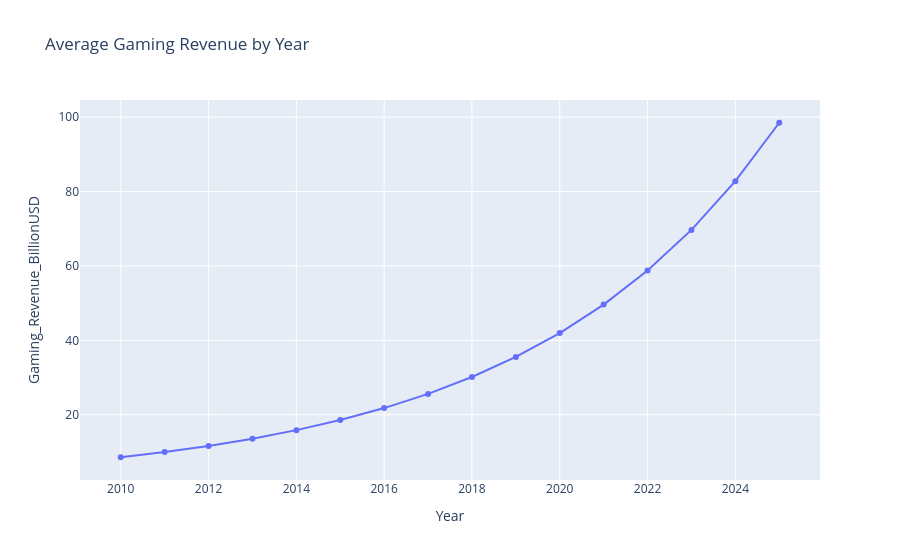

The cell this chart's notebook holds for it:
### Code cell
year = df.groupby("Year")["Gaming_Revenue_BillionUSD"].mean().reset_index()
px.line(year,
        x="Year",
        y="Gaming_Revenue_BillionUSD",
        markers=True,
        title="Average Gaming Revenue by Year").show()

### Figure 1 — Plotly figure (JSON) as saved in the notebook; plotly's stock layout.template omitted (floating-point values rounded to 4 significant figures)
{"data": [{"hovertemplate": "Year=%{x}<br>Gaming_Revenue_BillionUSD=%{y}<extra></extra>", "legendgroup": "", "line": {"color": "#636efa", "dash": "solid"}, "marker": {"symbol": "circle"}, "mode": "lines+markers", "name": "", "orientation": "v", "showlegend": false, "type": "scatter", "x": [2010, 2011, 2012, 2013, 2014, 2015, 2016, 2017, 2018, 2019, 2020, 2021, 2022, 2023, 2024, 2025], "xaxis": "x", "y": [8.568, 9.967, 11.62, 13.56, 15.86, 18.57, 21.79, 25.6, 30.14, 35.53, 41.95, 49.61, 58.76, 69.7, 82.8, 98.5], "yaxis": "y"}], "layout": {"legend": {"tracegroupgap": 0}, "title": {"text": "Average Gaming Revenue by Year"}, "xaxis": {"anchor": "y", "domain": [0, 1], "title": {"text": "Year"}}, "yaxis": {"anchor": "x", "domain": [0, 1], "title": {"text": "Gaming_Revenue_BillionUSD"}}}}
